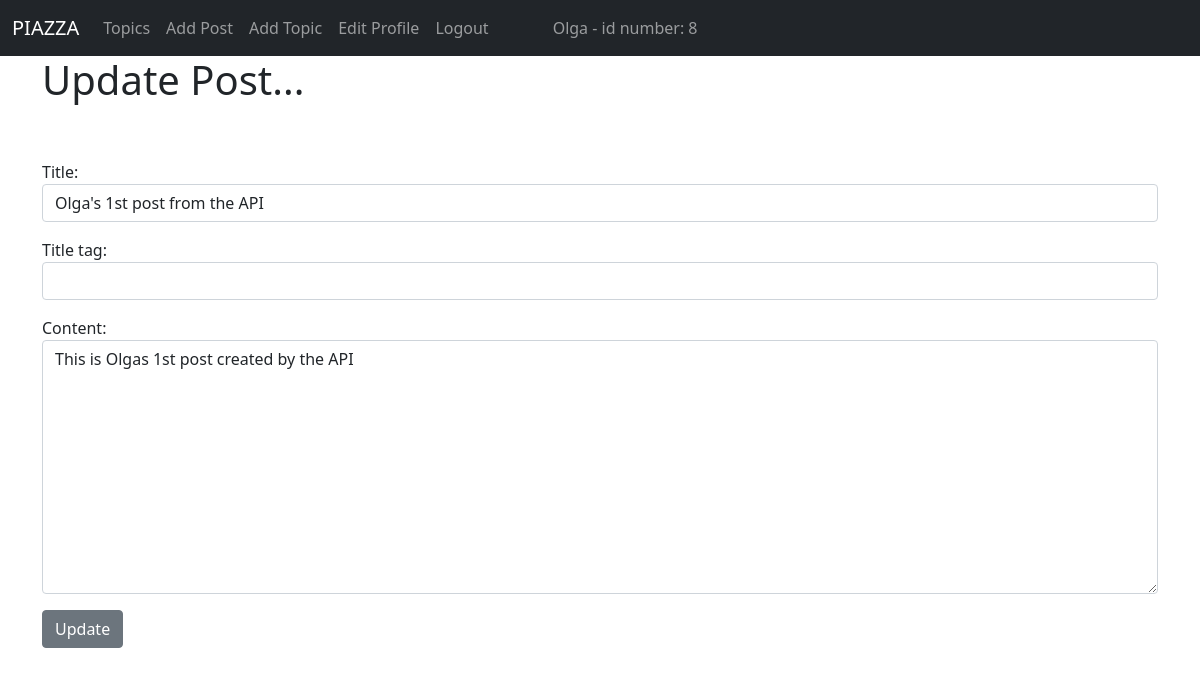
The page /article/44/edit (signed in) on the database its author committed.
### RESOURCES_SERVER/models.py (models this page shows, shortened)
class Post(models.Model):
    STATUS = (
        ('LIVE', 'LIVE'),
        ('EXPIRED', 'EXPIRED'),
    )
    title = models.CharField(max_length=100)                                                #<--------  Post title | Using a validator here to check if post title is unique
    title_tag = models.CharField(max_length=255, default='')                                #<--------  Post title_tag (labe this will show on the web browser tab)
    topic = models.CharField(max_length=100, choices=topics_list)                           #<--------  Post topic is a field that is a model itself and categorises the post to a topic...
    date = models.DateTimeField(default=timezone.now)                                       #<--------  Post date creation
    expiration_date = models.DateTimeField(default=timezone.now)                            #<--------  Post expiration date
    content = RichTextField(blank=True, null=True)                                          #<--------  Post content
    author = models.ForeignKey(User, on_delete=models.CASCADE, blank=True, null=True )      #<--------  Post author - User that created the post
    status = models.CharField(max_length=7, choices=STATUS, default="LIVE")                 #<--------  Post status (expired or not expired)
    snippet = models.CharField(max_length=100)                                              #<--------  Post snipet (we can add this and will show in the main page)
    likes = models.ManyToManyField(User, related_name='likes')                              #<--------  Post likes
    class Meta:
        ordering = ['-date']

### RESOURCES_SERVER/views.py (the view)
# urls.py: path('article/<int:pk>/edit', UpdatePostView.as_view(), name='update_post'),
class UpdatePostView(UpdateView):
    model= Post
    form_class = EditForm
    template_name = 'update_post.html'

### RESOURCES_SERVER/forms.py
class EditForm(forms.ModelForm):
    class Meta:
        model = Post
        fields = ('title', 'title_tag', 'content')
        widgets = {
            'title':forms.TextInput(attrs={'class':'form-control'}),
            'title_tag':forms.TextInput(attrs={'class':'form-control'}),
            'author':forms.Select(attrs={'class':'form-control'}),
            'content':forms.Textarea(attrs={'class':'form-control'}),
        }

### RESOURCES_SERVER/templates/update_post.html (shortened to what this page needs)
{% extends 'base.html' %}
{% block content %}
{% if user.is_authenticated %}
    {% if user.id == post.author.id %}
        <h1>Update Post...</h1>
        <br>
        <br>
        <div class="form-group">
            <form method="POST">
                {{ form.as_p }}
                <button class="btn btn-secondary">Update</button>
            </form>
        </div>
    {% else %}
        This view not allowed. User is not authenticated. Please login.
    {% endif %}
{% else %}
    <br>
    This view not allowed. User is not authenticated. Please login.
{% endif %}
{% endblock %}

### RESOURCES_SERVER/templates/base.html (shortened to what this page needs)
<!doctype html>
<html lang="en">
  <head>
    <link href="https://cdn.jsdelivr.net/npm/bootstrap@5.0.0-beta3/dist/css/bootstrap.min.css" rel="stylesheet">
  </head>
  <body>
    <nav class="navbar navbar-expand-lg navbar-dark bg-dark">
        <div class="container-fluid">
          <a class="navbar-brand" href="{% url 'home' %}">PIAZZA</a>
          <div class="collapse navbar-collapse" id="navbarSupportedContent">
            <ul class="navbar-nav me-auto mb-2 mb-lg-0">
              {% if topic_menu %}
                <li class="nav-item dropdown">
                  <a class="nav-link dropdown-toggle" href="{% url 'topic_list' %}" id="navbarDropdown" role="button" data-bs-toggle="dropdown" aria-expanded="false">
                    Topics
                  </a>
                  <ul class="dropdown-menu" aria-labelledby="navbarDropdown">
                      {% for item in topic_menu %}
                          <a class="dropdown-item" href="{% url 'topic' item|slugify %}">{{ item }}</a>
                      {% endfor %}
                  </ul>
                </li>
              {% else %}
                <li class="nav-item">
                  <a class="nav-link" href="{% url 'topic_list' %}">Topics</a>
                </li>
              {% endif %}
              {% if user.is_authenticated %}
                  <li class="nav-item">
                    <a class="nav-link" href="{% url 'add_post' %}">Add Post</a>
                  </li>
                  <li class="nav-item">
                    <a class="nav-link" href="{% url 'add_topic' %}">Add Topic</a>
                  </li>
                  <li class="nav-item">
                    <a class="nav-link" href="{% url 'edit_profile' %}">Edit Profile</a>
                  </li>
                  <li class="nav-item">
                    <a class="nav-link" href="{% url 'logout' %}">Logout</a>
                  </li>
                  <li class="nav-item">
                    <a class="nav-link" href="#"></a>
                  </li>
                  <li class="nav-item">
                    <a class="nav-link" href="#"></a>
                  </li>
                  <li class="nav-item">
                    <a class="nav-link" href="#"></a>
                  </li>
                  <li class="nav-item">
                    <a class="nav-link" href="#">{{ user.username }} - id number: {{ user.id }}</a>
                  </li>
              {% endif %}
            </ul>
          </div>
        </div>
      </nav>
      <div class="container">
        {% block content %}
        {% endblock %}
       </div>

### rows shown on the page
Post: title "Olga's 1st post from the API", content "This is Olgas 1st post created by the API"

### other values the page prints
{{ user.username }} "Olga"
{{ user.id }} "8"
